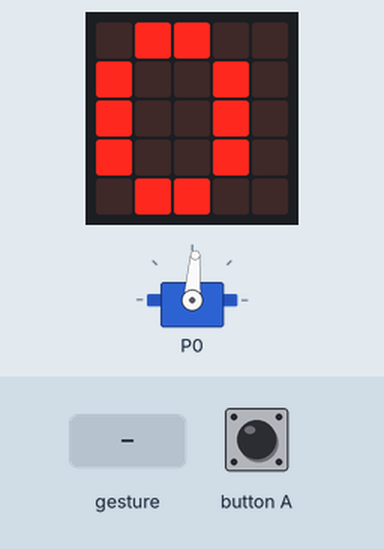
The program below on a simulated BBC micro:bit (MakeCode). On the bench: servo, the board's 5×5 LED display. The test bench sets the inputs (shaded band). Random numbers come from a fixed seed; a tilt is held for 1.5 s and a shake lasts 1 s, then the board lies face up again.

Above: at 1.2 s.
1.3 s: gesture 'shake'
At 2.2 s:
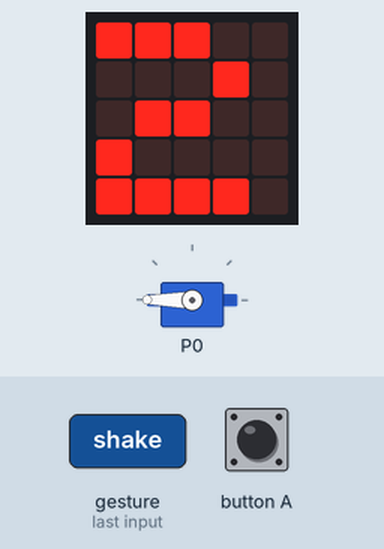
At 3.26 s:
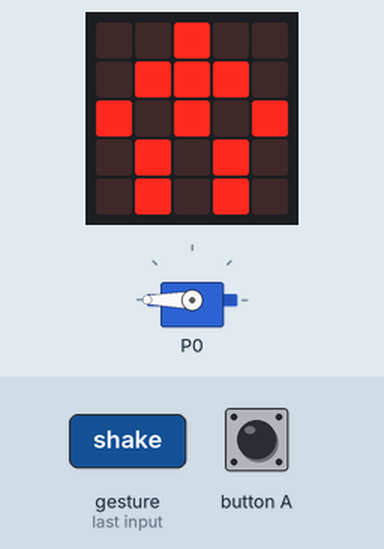
4.3 s: button A pressed for 0.15 s
At 4.8 s:
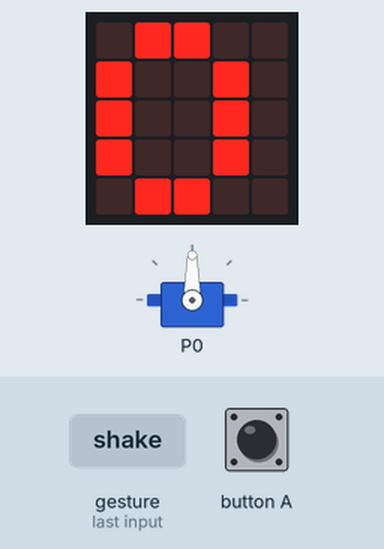
Timing chart, 0 to 7.3 s (numbered marks = the images above; inputs shaded):
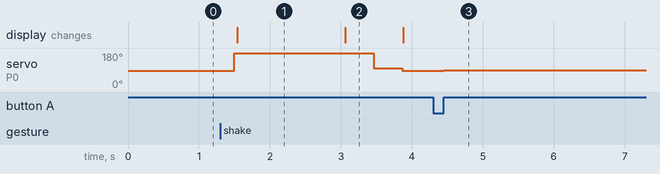

The program:

main.ts
```typescript
input.onButtonPressed(Button.A, function () {
    累計 = 0
    pins.servoWritePin(AnalogPin.P0, 90)
    搖動中 = 0
})
input.onGesture(Gesture.Shake, function () {
    累計 = 累計 + randint(0, 10)
    搖動中 = 1
    搖動計時器 = input.runningTime()
    pins.servoWritePin(AnalogPin.P0, 180)
})
let 搖動計時器 = 0
let 搖動中 = 0
let 累計 = 0
pins.servoWritePin(AnalogPin.P0, 86)
basic.forever(function () {
    basic.showNumber(累計)
    if (搖動中 && input.runningTime() - 搖動計時器 >= 1000) {
        basic.showLeds(`
            . . # . .
            . # # # .
            # . # . #
            . # . # .
            . # . # .
            `)
        pins.servoWritePin(AnalogPin.P0, 100)
        basic.pause(200 * (累計 % 10))
        pins.servoWritePin(AnalogPin.P0, 86)
        累計 = 0
        搖動中 = 0
    }
})
```

test.ts
```typescript
// 在這裡測試；當此封包作為擴充功能時，將不會編譯此內容。
```

Measured:
- after the input at 1.3 s, servo on P0: 86° → 180° after 0.20 s, → 100° 2.0 s later, → 86° 0.40 s later; the display: changes after 0.24 s (image 1)
- after the input at 4.3 s, servo on P0: 86° → 90° after 0.15 s
- what the display in image 1 shows lasts 1.6 s, from 1.5 s to 3.1 s
- what the display in image 2 shows lasts 0.8 s, from 3.1 s to 3.9 s
